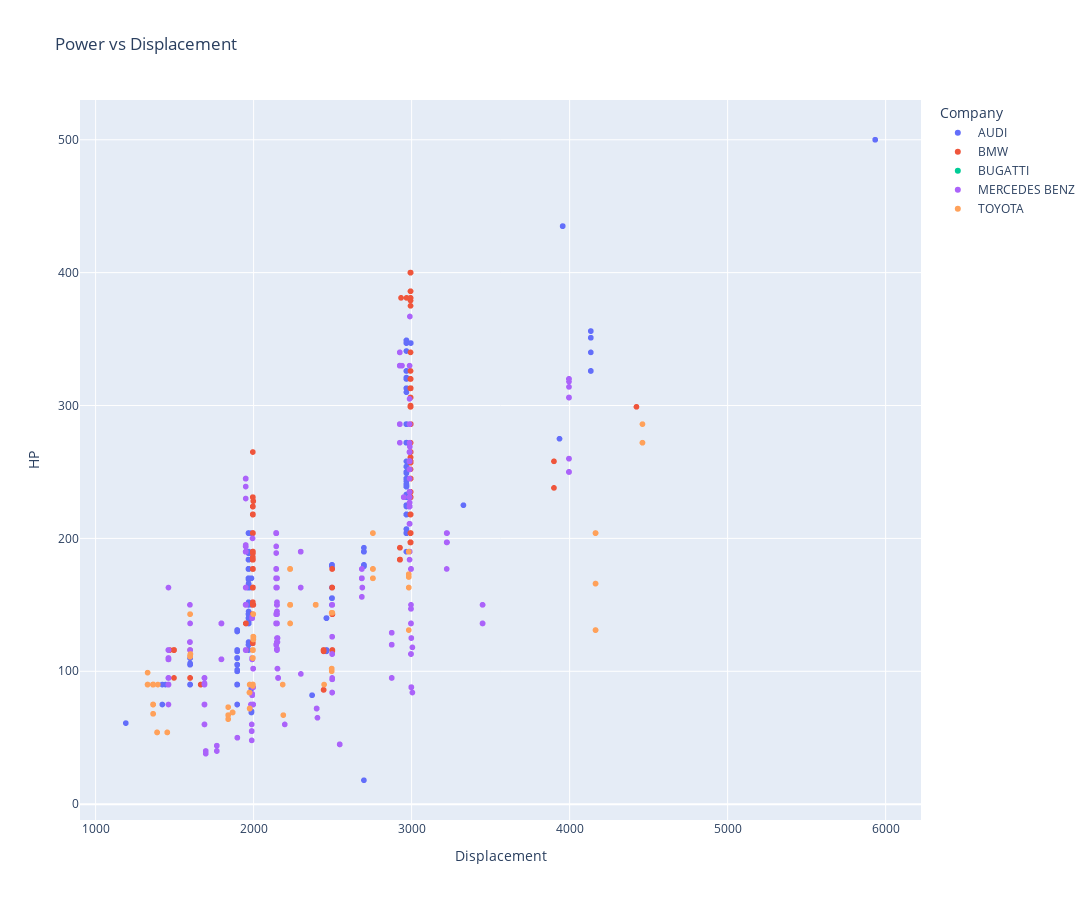

Notebook code cell kept with this figure:
### Code cell
#Plot power vs displacement after choosing the fuel type

print(cars['Fuel'].value_counts())

#Filter the cars that have the selected fuel type

fuel_type = 'Diesel'

brands_filter = ['BMW', 'AUDI', 'MERCEDES BENZ', 'TOYOTA', 'BUGATTI', 'FERRARI']

cars_filtered = cars[cars['Fuel'] == fuel_type]

cars_filtered = cars_filtered[cars_filtered['Company'].isin(brands_filter)]

fig = px.scatter(cars_filtered,
                x='Displacement',
                y='HP',
                title='Power vs Displacement',
                color='Company',
                width=1200,
                height=900,
                )

fig.show()

### Figure 1 — Plotly figure (JSON) as saved in the notebook; plotly's stock layout.template omitted (floating-point values rounded to 4 significant figures; data arrays with more than 128 entries replaced by an {"elided": "..."} marker saying what was removed)
{"data": [{"hovertemplate": "Company=AUDI<br>Displacement=%{x}<br>HP=%{y}<extra></extra>", "legendgroup": "AUDI", "marker": {"color": "#636efa", "symbol": "circle"}, "mode": "markers", "name": "AUDI", "showlegend": true, "type": "scattergl", "x": {"elided": "753 int values"}, "xaxis": "x", "y": {"elided": "753 int values"}, "yaxis": "y"}, {"hovertemplate": "Company=BMW<br>Displacement=%{x}<br>HP=%{y}<extra></extra>", "legendgroup": "BMW", "marker": {"color": "#EF553B", "symbol": "circle"}, "mode": "markers", "name": "BMW", "showlegend": true, "type": "scattergl", "x": {"elided": "787 int values"}, "xaxis": "x", "y": {"elided": "787 int values"}, "yaxis": "y"}, {"hovertemplate": "Company=BUGATTI<br>Displacement=%{x}<br>HP=%{y}<extra></extra>", "legendgroup": "BUGATTI", "marker": {"color": "#00cc96", "symbol": "circle"}, "mode": "markers", "name": "BUGATTI", "showlegend": true, "type": "scattergl", "x": [2991], "xaxis": "x", "y": [null], "yaxis": "y"}, {"hovertemplate": "Company=MERCEDES BENZ<br>Displacement=%{x}<br>HP=%{y}<extra></extra>", "legendgroup": "MERCEDES BENZ", "marker": {"color": "#ab63fa", "symbol": "circle"}, "mode": "markers", "name": "MERCEDES BENZ", "showlegend": true, "type": "scattergl", "x": {"elided": "724 int values"}, "xaxis": "x", "y": {"elided": "724 float values"}, "yaxis": "y"}, {"hovertemplate": "Company=TOYOTA<br>Displacement=%{x}<br>HP=%{y}<extra></extra>", "legendgroup": "TOYOTA", "marker": {"color": "#FFA15A", "symbol": "circle"}, "mode": "markers", "name": "TOYOTA", "showlegend": true, "type": "scattergl", "x": {"elided": "240 int values"}, "xaxis": "x", "y": {"elided": "240 int values"}, "yaxis": "y"}], "layout": {"height": 900, "legend": {"title": {"text": "Company"}, "tracegroupgap": 0}, "title": {"text": "Power vs Displacement"}, "width": 1200, "xaxis": {"anchor": "y", "domain": [0, 1], "title": {"text": "Displacement"}}, "yaxis": {"anchor": "x", "domain": [0, 1], "title": {"text": "HP"}}}}
